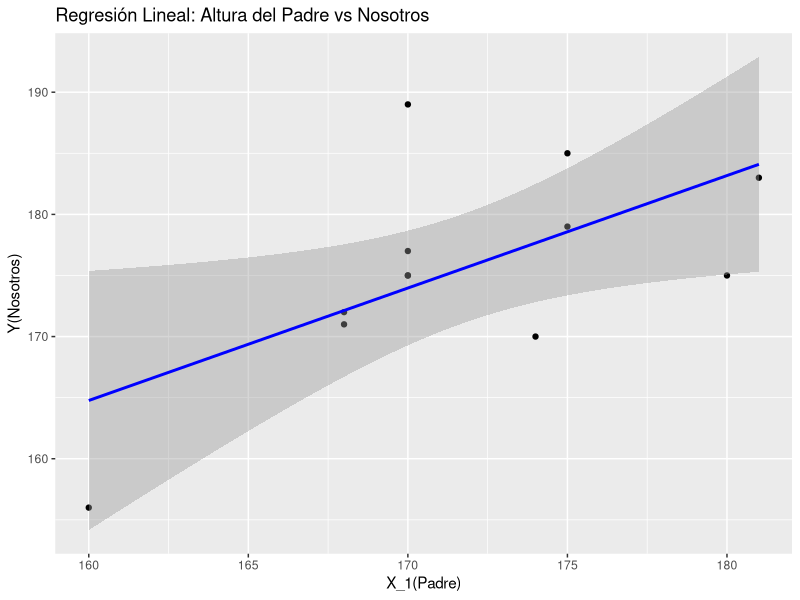
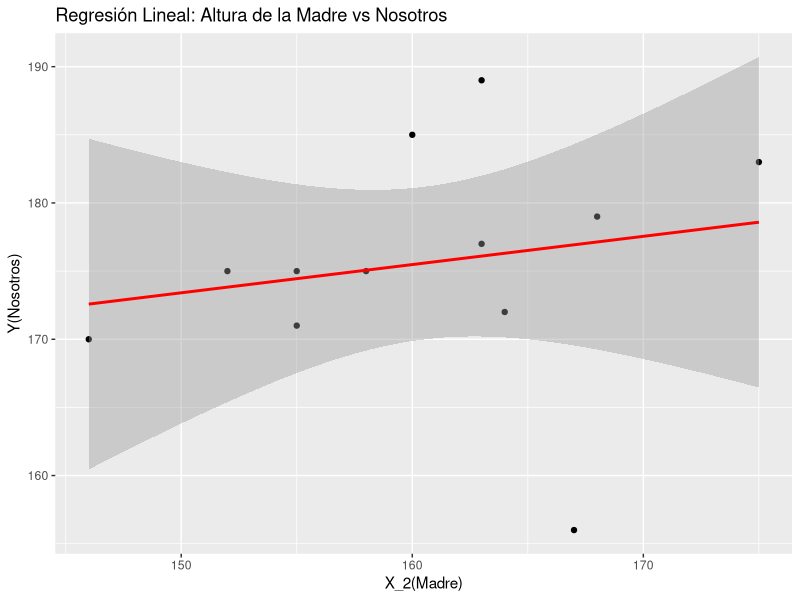
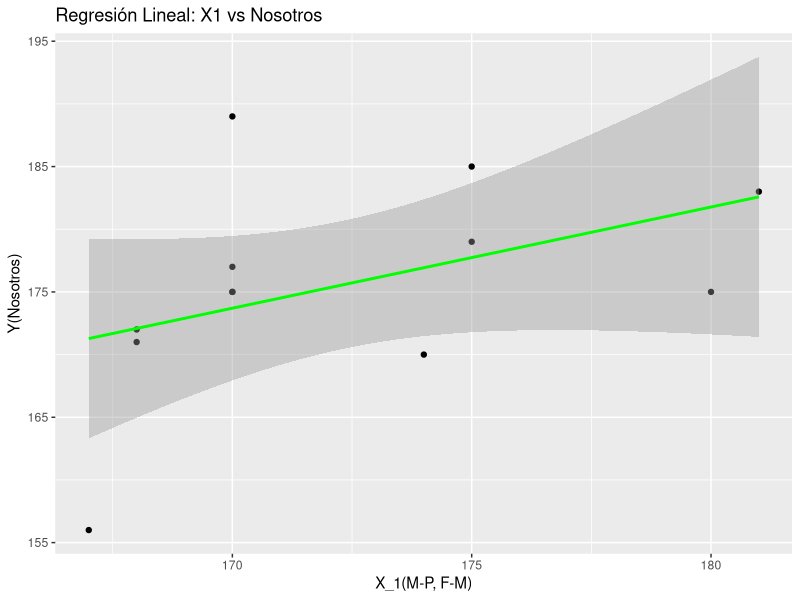
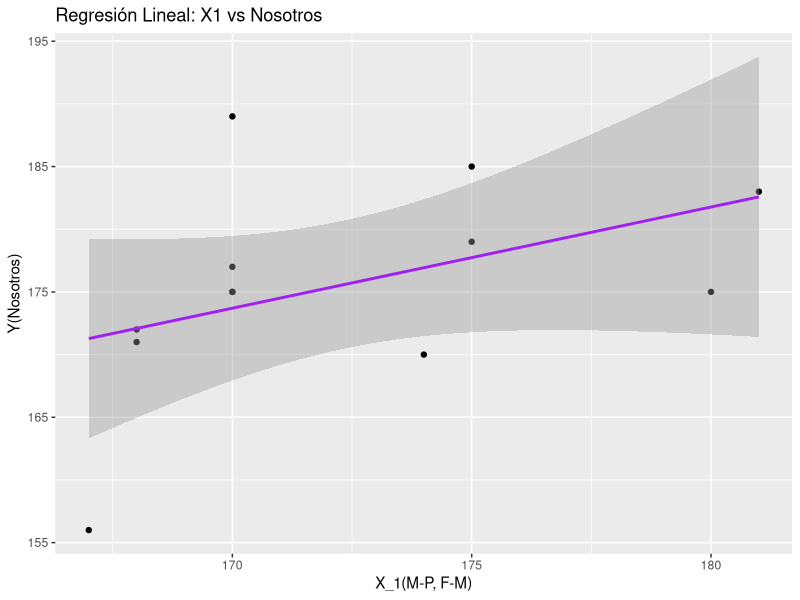
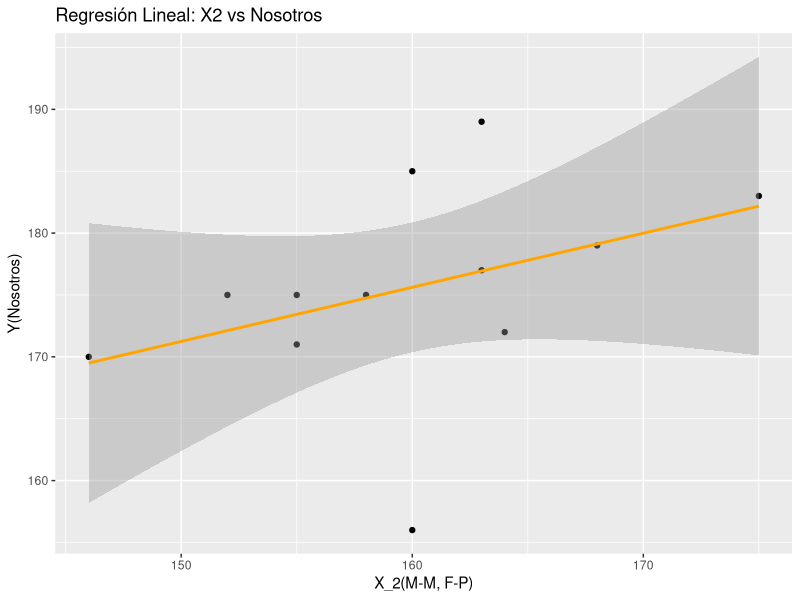

These charts were generated, in order, by the following R code:
library(readxl)
library(ggplot2)

#Importacion de los archivos
df1 <- read_excel("Punto 2.xlsx")
df2 <- read_excel("punto 3-a.xlsx")
df3 <- read_excel("punto 3-b.xlsx")

#Modelos
modelo_punto2 <- lm(df1$`Y(Nosotros)` ~ df1$`X_1(Padre)` + df1$`X_2(Madre)`)  
modelo_punto3_a <- lm(df2$`Y(Nosotros)` ~ df2$`X_1(M-P, F-M)`)  
modelo_punto3_b <- lm(df3$`Y(Nosotros)` ~ df3$`X_1(M-P, F-M)` + df3$`X_2(M-M, F-P)`)

summary(modelo_punto2)
summary(modelo_punto3_a)
summary(modelo_punto3_b)

#Graficas del modelo 1
grafica1 <- ggplot(df1, aes(x = `X_1(Padre)`, y = `Y(Nosotros)`)) +
  geom_point() +
  geom_smooth(method = "lm", col = "blue") +
  labs(title = "Regresión Lineal: Altura del Padre vs Nosotros")
print(grafica1)

grafica1.2 <- ggplot(df1, aes(x = `X_2(Madre)`, y = `Y(Nosotros)`)) +
  geom_point() +
  geom_smooth(method = "lm", col = "red") +
  labs(title = "Regresión Lineal: Altura de la Madre vs Nosotros")
print(grafica1.2)

# Grafica del modelo 2
grafica2 <- ggplot(df2, aes(x = `X_1(M-P, F-M)`, y = `Y(Nosotros)`)) +
  geom_point() +
  geom_smooth(method = "lm", col = "green") +
  labs(title = "Regresión Lineal: X1 vs Nosotros")
print(grafica2)

#Graficas del modelo 3
grafica3 <- ggplot(df3, aes(x = `X_1(M-P, F-M)`, y = `Y(Nosotros)`)) +
  geom_point() +
  geom_smooth(method = "lm", col = "purple") +
  labs(title = "Regresión Lineal: X1 vs Nosotros")
print(grafica3)

grafica4 <- ggplot(df3, aes(x = `X_2(M-M, F-P)`, y = `Y(Nosotros)`)) +
  geom_point() +
  geom_smooth(method = "lm", col = "orange") +
  labs(title = "Regresión Lineal: X2 vs Nosotros")
print(grafica4)




